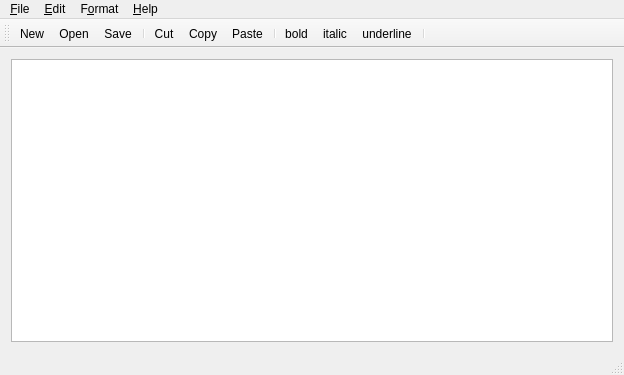
<?xml version="1.0" encoding="UTF-8"?>
<ui version="4.0">
 <class>Richedit</class>
 <widget class="QMainWindow" name="Richedit">
  <property name="geometry">
   <rect>
    <x>0</x>
    <y>0</y>
    <width>624</width>
    <height>375</height>
   </rect>
  </property>
  <property name="windowTitle">
   <string>Richedit</string>
  </property>
  <widget class="QWidget" name="centralWidget">
   <layout class="QHBoxLayout" name="horizontalLayout">
    <item>
     <widget class="QTextEdit" name="textEdit"/>
    </item>
   </layout>
  </widget>
  <widget class="QMenuBar" name="menuBar">
   <property name="geometry">
    <rect>
     <x>0</x>
     <y>0</y>
     <width>624</width>
     <height>25</height>
    </rect>
   </property>
   <widget class="QMenu" name="menu_File">
    <property name="title">
     <string>&amp;File</string>
    </property>
    <addaction name="action_New"/>
    <addaction name="action_Open"/>
    <addaction name="action_Save"/>
    <addaction name="separator"/>
    <addaction name="action_Print"/>
    <addaction name="separator"/>
    <addaction name="action_Exit"/>
   </widget>
   <widget class="QMenu" name="menu_Edit">
    <property name="title">
     <string>&amp;Edit</string>
    </property>
    <addaction name="action_Cut"/>
    <addaction name="action_Copy"/>
    <addaction name="action_Paste"/>
    <addaction name="separator"/>
    <addaction name="action_Undo"/>
    <addaction name="action_Redo"/>
   </widget>
   <widget class="QMenu" name="menu_Help">
    <property name="title">
     <string>&amp;Help</string>
    </property>
    <addaction name="actionContent"/>
    <addaction name="actionAbout"/>
   </widget>
   <widget class="QMenu" name="menuF_ormat">
    <property name="title">
     <string>F&amp;ormat</string>
    </property>
   </widget>
   <addaction name="menu_File"/>
   <addaction name="menu_Edit"/>
   <addaction name="menuF_ormat"/>
   <addaction name="menu_Help"/>
  </widget>
  <widget class="QToolBar" name="mainToolBar">
   <attribute name="toolBarArea">
    <enum>TopToolBarArea</enum>
   </attribute>
   <attribute name="toolBarBreak">
    <bool>false</bool>
   </attribute>
   <addaction name="action_New"/>
   <addaction name="action_Open"/>
   <addaction name="action_Save"/>
   <addaction name="separator"/>
   <addaction name="action_Cut"/>
   <addaction name="action_Copy"/>
   <addaction name="action_Paste"/>
   <addaction name="separator"/>
   <addaction name="actionBold"/>
   <addaction name="actionItalic"/>
   <addaction name="actionUnderline"/>
   <addaction name="separator"/>
  </widget>
  <widget class="QStatusBar" name="statusBar"/>
  <action name="action_New">
   <property name="icon">
    <iconset>
     <normalon>:/images/new.png</normalon>
    </iconset>
   </property>
   <property name="text">
    <string>&amp;New</string>
   </property>
   <property name="shortcut">
    <string>Ctrl+N</string>
   </property>
  </action>
  <action name="action_Save">
   <property name="icon">
    <iconset>
     <normalon>:/images/save.png</normalon>
    </iconset>
   </property>
   <property name="text">
    <string>&amp;Save</string>
   </property>
   <property name="shortcut">
    <string>Ctrl+S</string>
   </property>
  </action>
  <action name="action_Print">
   <property name="text">
    <string>&amp;Print</string>
   </property>
   <property name="shortcut">
    <string>Ctrl+P</string>
   </property>
  </action>
  <action name="action_Open">
   <property name="icon">
    <iconset>
     <normalon>:/images/open.png</normalon>
    </iconset>
   </property>
   <property name="text">
    <string>&amp;Open</string>
   </property>
   <property name="shortcut">
    <string>Ctrl+O</string>
   </property>
  </action>
  <action name="action_Cut">
   <property name="icon">
    <iconset>
     <normalon>:/images/cut.png</normalon>
    </iconset>
   </property>
   <property name="text">
    <string>&amp;Cut</string>
   </property>
   <property name="shortcut">
    <string>Ctrl+X</string>
   </property>
  </action>
  <action name="action_Copy">
   <property name="icon">
    <iconset>
     <normalon>:/images/copy.png</normalon>
    </iconset>
   </property>
   <property name="text">
    <string>&amp;Copy</string>
   </property>
   <property name="shortcut">
    <string>Ctrl+C</string>
   </property>
  </action>
  <action name="action_Paste">
   <property name="icon">
    <iconset>
     <normalon>:/images/paste.png</normalon>
    </iconset>
   </property>
   <property name="text">
    <string>&amp;Paste</string>
   </property>
   <property name="shortcut">
    <string>Ctrl+V</string>
   </property>
  </action>
  <action name="action_Undo">
   <property name="text">
    <string>&amp;Undo</string>
   </property>
   <property name="shortcut">
    <string>Ctrl+Z</string>
   </property>
  </action>
  <action name="action_Redo">
   <property name="text">
    <string>&amp;Redo</string>
   </property>
  </action>
  <action name="actionContent">
   <property name="text">
    <string>Content</string>
   </property>
  </action>
  <action name="actionAbout">
   <property name="text">
    <string>About</string>
   </property>
  </action>
  <action name="action_Exit">
   <property name="text">
    <string>&amp;Exit</string>
   </property>
   <property name="shortcut">
    <string>Ctrl+Q</string>
   </property>
  </action>
  <action name="actionBold">
   <property name="checkable">
    <bool>true</bool>
   </property>
   <property name="text">
    <string>bold</string>
   </property>
   <property name="toolTip">
    <string>boldbold</string>
   </property>
   <property name="shortcut">
    <string>Ctrl+B</string>
   </property>
  </action>
  <action name="actionItalic">
   <property name="checkable">
    <bool>true</bool>
   </property>
   <property name="text">
    <string>italic</string>
   </property>
   <property name="shortcut">
    <string>Ctrl+I</string>
   </property>
  </action>
  <action name="actionUnderline">
   <property name="checkable">
    <bool>true</bool>
   </property>
   <property name="text">
    <string>underline</string>
   </property>
   <property name="shortcut">
    <string>Ctrl+U</string>
   </property>
  </action>
 </widget>
 <layoutdefault spacing="6" margin="11"/>
 <resources/>
 <connections>
  <connection>
   <sender>action_Cut</sender>
   <signal>activated()</signal>
   <receiver>textEdit</receiver>
   <slot>cut()</slot>
   <hints>
    <hint type="sourcelabel">
     <x>-1</x>
     <y>-1</y>
    </hint>
    <hint type="destinationlabel">
     <x>311</x>
     <y>208</y>
    </hint>
   </hints>
  </connection>
  <connection>
   <sender>action_Copy</sender>
   <signal>activated()</signal>
   <receiver>textEdit</receiver>
   <slot>copy()</slot>
   <hints>
    <hint type="sourcelabel">
     <x>-1</x>
     <y>-1</y>
    </hint>
    <hint type="destinationlabel">
     <x>311</x>
     <y>208</y>
    </hint>
   </hints>
  </connection>
  <connection>
   <sender>action_Paste</sender>
   <signal>activated()</signal>
   <receiver>textEdit</receiver>
   <slot>paste()</slot>
   <hints>
    <hint type="sourcelabel">
     <x>-1</x>
     <y>-1</y>
    </hint>
    <hint type="destinationlabel">
     <x>311</x>
     <y>208</y>
    </hint>
   </hints>
  </connection>
  <connection>
   <sender>action_Exit</sender>
   <signal>activated()</signal>
   <receiver>Richedit</receiver>
   <slot>close()</slot>
   <hints>
    <hint type="sourcelabel">
     <x>-1</x>
     <y>-1</y>
    </hint>
    <hint type="destinationlabel">
     <x>311</x>
     <y>187</y>
    </hint>
   </hints>
  </connection>
 </connections>
</ui>
